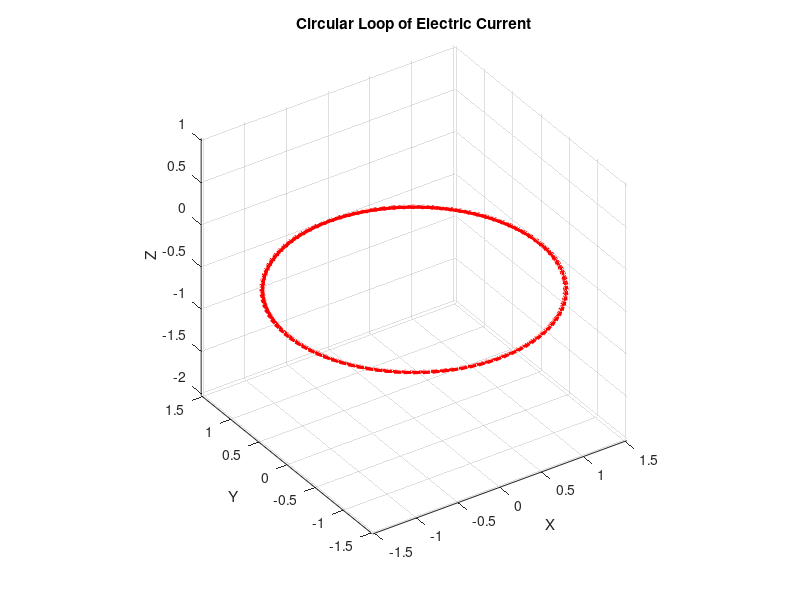

Here is the MATLAB script that generated this plot:
%%%%%%%%%%%%%%%%%%%%%%%%%%%%
% Session 1 | Step 1
%%%%%%%%%%%%%%%%%%%%%%%%%%%%
% Rodrigo Gamboa & Francisco Montes | May 2024

%-OBJECTIVE-%
% Create and visualize a discretized loop made of N arrows, 
% simbolizing electric current differentials, so that the whole 
% configuration will approximate a circular wire (coil), with an 
% associated constant electric current I. The more currents the better.

%-----------------------------------------------------------------------
% Code starts here
%-----------------------------------------------------------------------

clc;                                  % Clear all variables from the workspace
clear;                                % Clear command window
close all;                            % Clear all elements on figures

nl = 1;                               % Number of wire loops. One = loop (espira),
                                      % Two or more = solenoid (bobina).

ds = 0.1;                             % Length differential

x = -5:ds:5; y = x; z = x;            % Define x, y, z vectors from -5 to 5 in steps of ds

Lx = length(x);                      % Number of elements in x
Ly = length(y);                      % Number of elements in y
Lz = length(z);                      % Number of elements in z

rw = 0.2;                             % Wire thickness
I = 300;                              % Electric current in Amperes

mo = 4*pi*1e-7;                       % Permeability of free space (H/m)
km = mo*I/(4*pi);                    % Constant for Biot–Savart Law (units: T·m/A)

N = 100;                              % Number of points per loop
R = 1.5;                              % Radius of the wire
sz = 1;                               % Step size in z-direction

s = 1;                                % Starting index for points in vector

dtheta = 2*pi/N;                     % Angle step for a full circle (radians)
dl = R * dtheta;                     % Arc length differential

ang = 0:dtheta:(2*pi - dtheta);      % Angle values to complete a cycle
                                     % 2*pi - dtheta avoids repeating the start point

% Initialize vectors for positions and differentials
Px = zeros(1, N*nl);
Py = zeros(1, N*nl);
Pz = zeros(1, N*nl);
dx = zeros(1, N*nl);
dy = zeros(1, N*nl);
dz = zeros(1, N*nl);

for i = 1:nl                         % Loop over the number of wire loops
    Px(s:s+N-1) = R * cos(ang);                     % x-coordinates of the loop
    Py(s:s+N-1) = R * sin(ang);                     % y-coordinates of the loop
    Pz(s:s+N-1) = -nl/2*sz + (i-1)*sz;              % z-plane of the loop
    
    dx(s:s+N-1) = -Py(s:s+N-1) * dtheta;            % x-component of dl (tangent vector)
    dy(s:s+N-1) = Px(s:s+N-1) * dtheta;             % y-component of dl (tangent vector)

    s = s + N;                          % Update index for next loop
end

dz(1:N*nl) = 0;                        % No z-component of current (in-plane)

figure(1)                             % Open figure window

% Plot the current vectors using quiver3
quiver3(Px, Py, Pz, dx, dy, dz, 0.5, '-r', 'LineWidth', 2)  
% 0.5 scales arrows, '-r' makes them red, LineWidth=2 makes them thicker

view(-34, 33)                         % Set viewing perspective
axis equal                            % Keep proportions in 3D
xlabel('X'); ylabel('Y'); zlabel('Z'); % Axis labels
title('Circular Loop of Electric Current')
grid on
